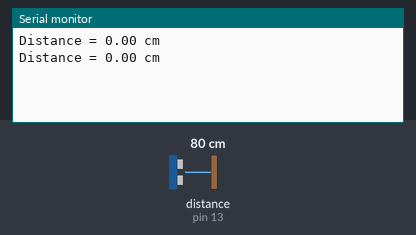
A sketch run on a simulated Arduino Uno, built with avr-gcc and run on an emulated ATmega328P. On the bench: the last lines printed to the serial monitor. Wiring (inferred from the names in the program): ultrasonic range finder: trigger pin 10; echo pin 13. Inputs (shaded band) come from the test bench; at power-on: distance to the obstacle (sensor on pin 13) 80 cm. The echo pulse lasts 58.3 µs per cm.

Above: at 2.8 s.
2.9 s: distance to the obstacle (sensor on pin 13) set to 4 cm
At 4.6 s:
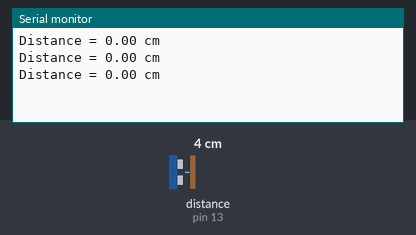
5.6 s: distance to the obstacle (sensor on pin 13) set to 2 cm
At 6.8 s:
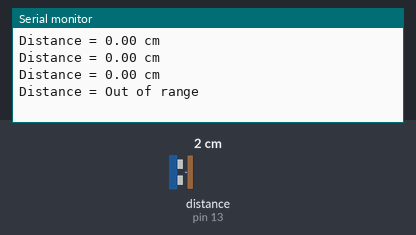

The sketch:

HC-SR04-DHT.ino
```cpp
#include <dht.h>

#define trigPin 10
#define echoPin 13
#define DHT11_PIN 2

dht DHT;

void setup() {
  Serial.begin (9600);
  pinMode(trigPin, OUTPUT);
  pinMode(echoPin, INPUT);
}

void loop() {
  float duration, distance;
  float speed;

  digitalWrite(trigPin, LOW);
  delayMicroseconds(2);
  digitalWrite(trigPin, HIGH);
  delayMicroseconds(10);
  digitalWrite(trigPin, LOW);

  duration = pulseIn(echoPin, HIGH);
  speed = 331.4 + (0.606 * DHT.temperature) + (0.0124 * DHT.humidity);
  distance = (duration / 2) * (speed / 10000);

  if (distance >= 400 || distance <= 2){
    Serial.print("Distance = ");
    Serial.println("Out of range");
  }
  else {
    Serial.print("Distance = ");
    Serial.print(DHT.temperature);
    Serial.println(" cm");
    delay(1000);
  }

  delay(1000);
}
```

Measured:
- the behaviour switches between 3 and 2 cm on distance to the obstacle (sensor on pin 13) (found by bisection; images 1 and 2)
- after the input at 5.6 s, the serial monitor: prints a new line after 0.41 s (image 2)
